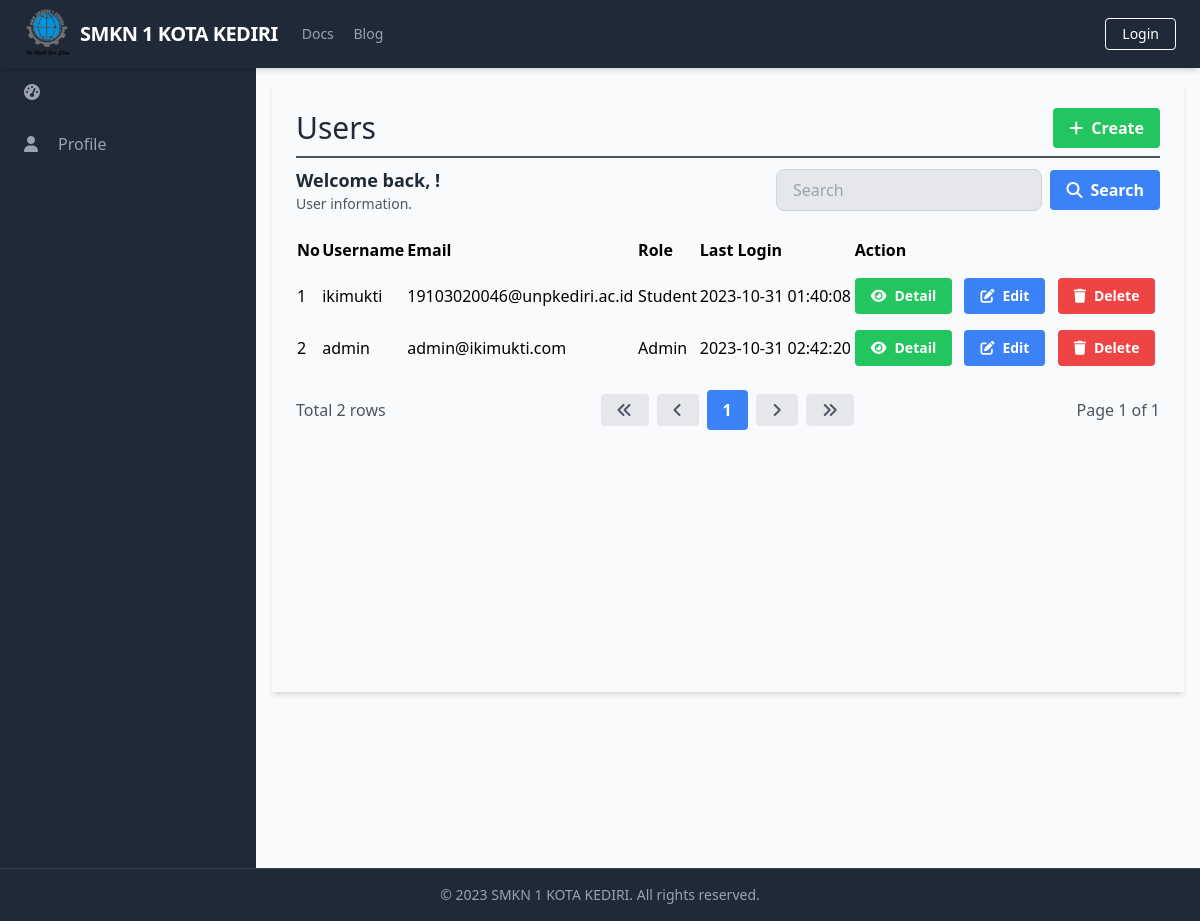
The app's page /manage_users/manage_users_list.php, older data.
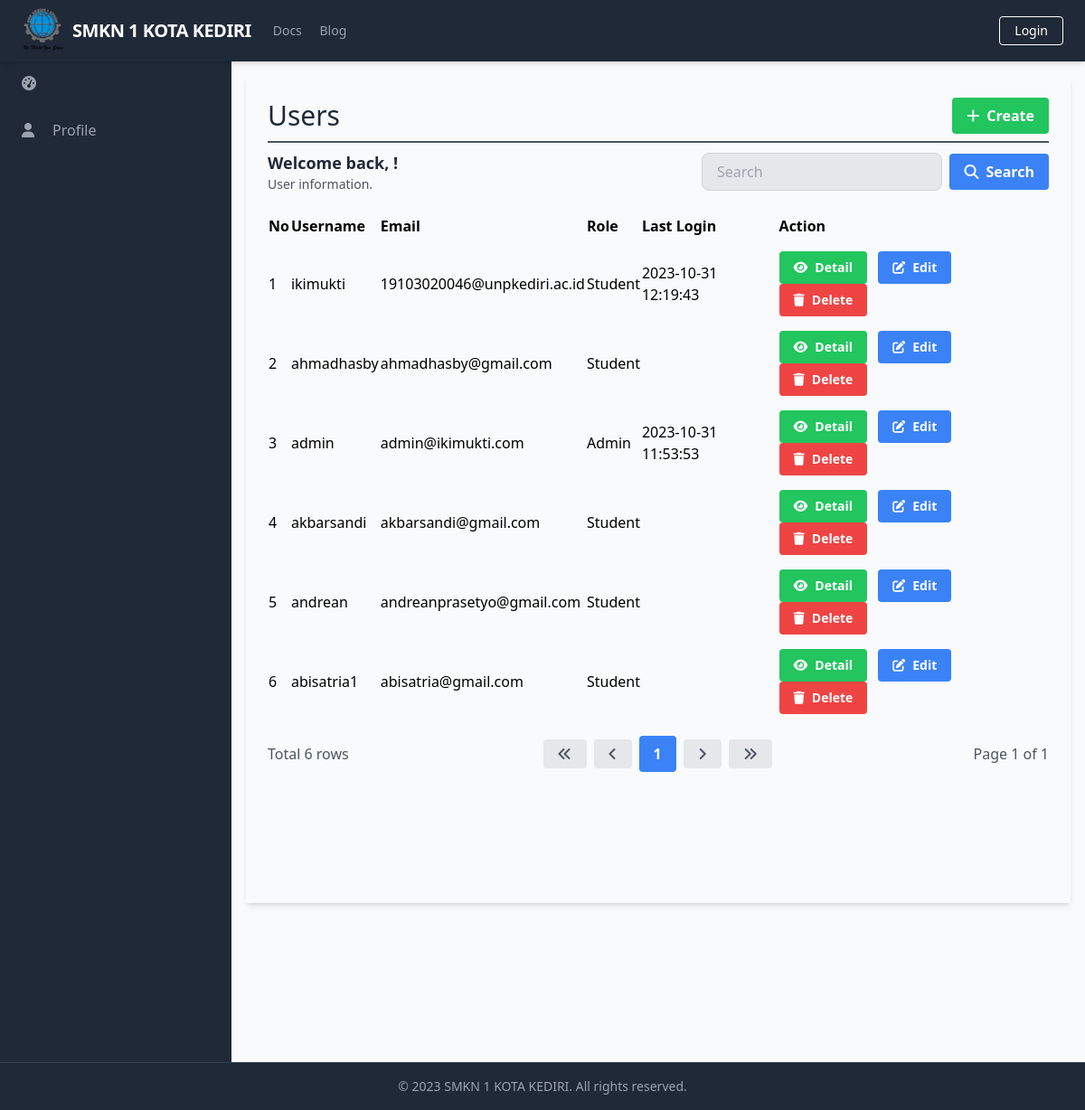
The same page, newer data.
### tables this page shows
CREATE TABLE `Users` (
  `UserID` int(11) NOT NULL,
  `Username` varchar(50) NOT NULL,
  `Password` varchar(255) NOT NULL,
  `Email` varchar(100) NOT NULL,
  `FullName` varchar(100) DEFAULT NULL,
  `DateOfBirth` date DEFAULT NULL,
  `Gender` varchar(10) DEFAULT NULL,
  `Address` text DEFAULT NULL,
  `PhoneNumber` varchar(20) DEFAULT NULL,
  `RoleID` int(11) DEFAULT NULL,
  `AccountCreationDate` timestamp NOT NULL DEFAULT current_timestamp() ON UPDATE current_timestamp(),
  `LastLogin` datetime DEFAULT NULL,
  `AccountStatus` varchar(20) DEFAULT NULL,
  `ProfilePictureURL` varchar(255) DEFAULT NULL,
  `ActivationStatus` varchar(20) DEFAULT NULL
);

CREATE TABLE `Role` (
  `RoleID` int(11) NOT NULL,
  `RoleName` varchar(50) NOT NULL
);

### database/connection.php (called while the page is built, shortened)
<?php
$baseUrl = "http://localhost/final_project_aziz_2023/";

### public/manage_users/manage_users_list.php (the view, shortened to what the changed rows need)
<?php
require_once('../../database/connection.php');
?>
<?php include_once('../components/header.php'); ?>
<div class="h-screen flex flex-col">
    <div class="flex-grow bg-gray-50 flex flex-row shadow-md">
        <main class=" bg-gray-50 flex flex-col flex-1 overflow-y-scroll h-screen flex-shrink-0 sc-hide pb-40">
            <div class="flex items-start justify-start p-6 shadow-md m-4 flex-1 flex-col">
                <div class="flex flex-row justify-between items-center w-full border-b-2 border-gray-600 mb-2 pb-2">
                    <h1 class="text-3xl text-gray-800 font-semibol w-full">Users</h1>
                </div>
                <div class="flex flex-col w-full">
                    <div class="flex flex-row justify-between items-center w-full mb-2 pb-2">
                        <div>
                            <h2 class="text-lg text-gray-800 font-semibold">Welcome back, <?php echo $_SESSION['FullName']; ?>!</h2>
                        </div>
                    </div>
                    <table class="min-w-full">
                        <thead>
                            <tr>
                                <th class="text-left py-2">No</th>
                                <th class="text-left py-2">Username</th>
                                <th class="text-left py-2">Email</th>
                                <th class="text-left py-2">Role</th>
                                <th class="text-left py-2">Last Login</th>
                                <th class="text-left py-2">Action</th>
                            </tr>
                        </thead>
                        <tbody>
                            <?php
                            $searchTerm = isset($_GET['search']) ? $_GET['search'] : '';
                            $page = isset($_GET['page']) ? $_GET['page'] : 1;
                            $query = "SELECT u.UserID, u.Username, u.Email, r.RoleName, u.LastLogin FROM Users u
                                      LEFT JOIN Role r ON u.RoleID = r.RoleID
                                      WHERE u.Username LIKE '%$searchTerm%' OR u.Email LIKE '%$searchTerm%'
                                      LIMIT 15 OFFSET " . ($page - 1) * 15;
                            $result = $conn->query($query);
                            $queryCount = "SELECT COUNT(*) AS count FROM Users WHERE Username LIKE '%$searchTerm%' OR Email LIKE '%$searchTerm%'";
                            $resultCount = $conn->query($queryCount);
                            $rowCount = $resultCount->fetch_assoc()['count'];
                            $totalPage = ceil($rowCount / 15);
                            $no = 1;
                            while ($row = $result->fetch_assoc()) {
                            ?>
                                <tr>
                                    <td class="py-2"><?php echo $no++; ?></td>
                                    <td class="py-2"><?php echo $row['Username']; ?></td>
                                    <td class="py-2"><?php echo $row['Email']; ?></td>
                                    <td class="py-2"><?php echo $row['RoleName']; ?></td>
                                    <td class="py-2"><?php echo $row['LastLogin']; ?></td>
                                    <td class='py-2'>
                                        <a href="<?php echo $baseUrl; ?>public/manage_users/manage_users_detail.php?id=<?php echo $row['UserID'] ?>" class='bg-green-500 hover-bg-green-700 text-white font-bold py-2 px-4 rounded inline-flex items-center mr-2 text-sm'>
                                            <i class='fas fa-eye mr-2'></i>
                                            <span>Detail</span>
                                        </a>
                                        <a href="<?php echo $baseUrl; ?>public/manage_users/manage_users_update.php?id=<?php echo $row['UserID'] ?>" class='bg-blue-500 hover-bg-blue-700 text-white font-bold py-2 px-4 rounded inline-flex items-center mr-2 text-sm'>
                                            <i class='fas fa-edit mr-2'></i>
                                            <span>Edit</span>
                                        </a>
                                        <a href="#" onclick="confirmDelete(<?php echo $row['UserID']; ?>)" class='bg-red-500 hover-bg-red-700 text-white font-bold py-2 px-4 rounded inline-flex items-center text-sm'>
                                            <i class='fas fa-trash mr-2'></i>
                                            <span>Delete</span>
                                        </a>
                                    </td>
                                </tr>
                            <?php
                            }
                            ?>
                        </tbody>
                    </table>
                    <div class="flex flex-row justify-between items-center w-full mt-4">
                        <div class="flex flex-row justify-start items-center">
                            <span class="text-gray-600">Total <?php echo $rowCount; ?> rows</span>
                        </div>
                        <div class="flex flex-row justify-end items-center space-x-2">
                            <a href="?page=1&search=<?php echo $searchTerm; ?>" class="bg-gray-200 hover-bg-gray-300 text-gray-600 font-bold py-2 px-4 rounded inline-flex items-center">
                                <i class="fas fa-angle-double-left"></i>
                            </a>
                            <a href="?page=<?php if ($page == 1) {
                                                echo $page;
                                            } else {
                                                echo $page - 1;
                                            } ?>&search=<?php echo $searchTerm; ?>" class="bg-gray-200 hover-bg-gray-300 text-gray-600 font-bold py-2 px-4 rounded inline-flex items-center">
                                <i class="fas fa-angle-left"></i>
                            </a>
                            <?php
                            $startPage = $page - 2;
                            $endPage = $page + 2;
                            if ($startPage < 1) {
                                $endPage += abs($startPage) + 1;
                                $startPage = 1;
                            }
                            if ($endPage > $totalPage) {
                                $startPage -= $endPage - $totalPage;
                                $endPage = $totalPage;
                            }
                            if ($startPage < 1) {
                                $startPage = 1;
                            }
                            for ($i = $startPage; $i <= $endPage; $i++) {
                                if ($i == $page) {
                                    echo "<a href='?page=$i&search=$searchTerm' class='bg-blue-500 hover-bg-blue-700 text-white font-bold py-2 px-4 rounded inline-flex items-center'>$i</a>";
                                } else {
                                    echo "<a href='?page=$i&search=$searchTerm' class='bg-gray-200 hover-bg-gray-300 text-gray-600 font-bold py-2 px-4 rounded inline-flex items-center'>$i</a>";
                                }
                            }
                            ?>
                            <a href="?page=<?php if ($page == $totalPage) {
                                                echo $page;
                                            } else {
                                                echo $page + 1;
                                            } ?>&search=<?php echo $searchTerm; ?>" class="bg-gray-200 hover-bg-gray-300 text-gray-600 font-bold py-2 px-4 rounded inline-flex items-center">
                                <i class="fas fa-angle-right"></i>
                            </a>
                            <a href="?page=<?php echo $totalPage; ?>&search=<?php echo $searchTerm; ?>" class="bg-gray-200 hover-bg-gray-300 text-gray-600 font-bold py-2 px-4 rounded inline-flex items-center">
                                <i class="fas fa-angle-double-right"></i>
                            </a>
                        </div>
                    </div>
                </div>
        </main>
    </div>
</div>
</body>
</html>

Row changes from the older to the newer data that the page shows:
changed users "ikimukti": LastLogin "2023-10-31 01:40:08" → "2023-10-31 12:19:43"
added users: Username "ahmadhasby", Email "ahmadhasby@gmail.com", RoleID.RoleName "Student"
changed users "admin": LastLogin "2023-10-31 02:42:20" → "2023-10-31 11:53:53"
added users: Username "akbarsandi", Email "akbarsandi@gmail.com", RoleID.RoleName "Student"
added users: Username "andrean", Email "andreanprasetyo@gmail.com", RoleID.RoleName "Student"
added users: Username "abisatria1", Email "abisatria@gmail.com", RoleID.RoleName "Student"
Text that changed along with them:
$rowCount: "2" → "6"
